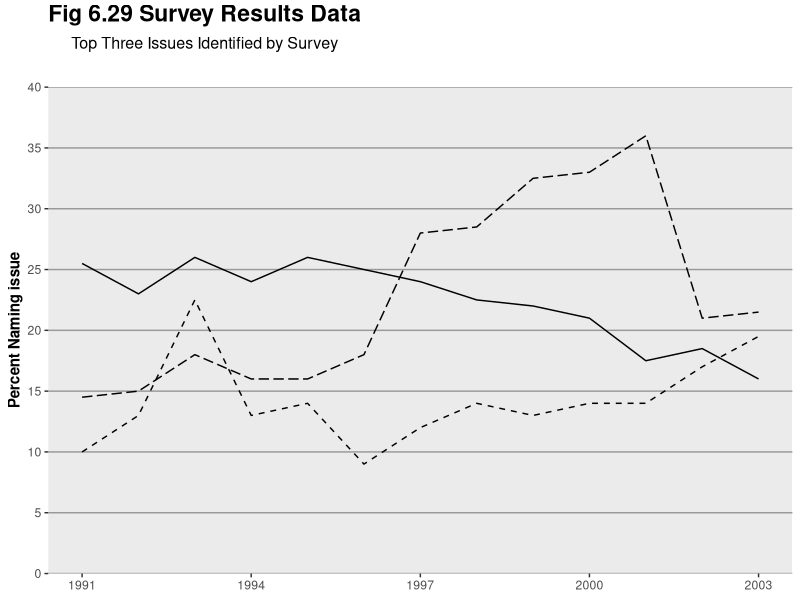
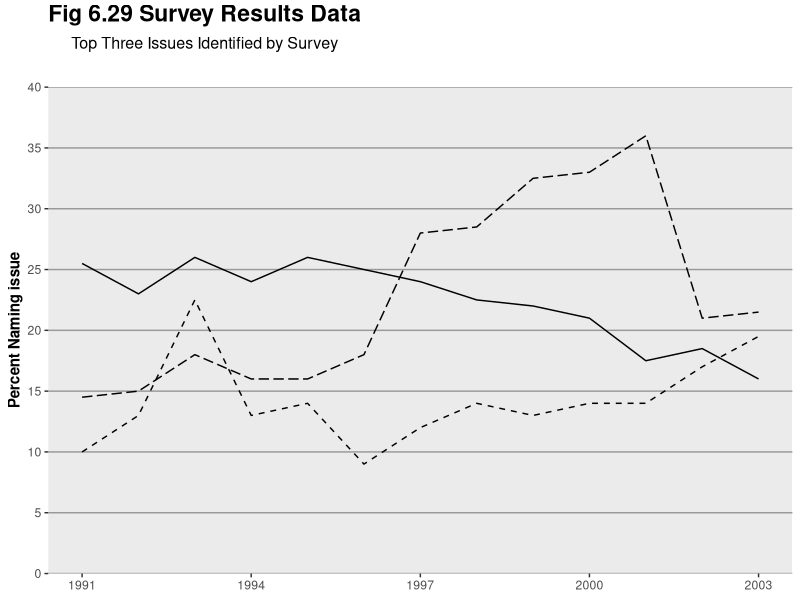

These figures' R source, in order:
library(ggplot2)
library(reshape2)

this_base <- "fig06-29_survey-results-data"

my_data <- 
  data.frame(year = c(1991, 1992, 1993, 1994, 1995, 1996, 1997, 1998,
                      1999, 2000, 2001, 2002, 2003),
             survey1 = c(25.5, 23, 26, 24, 26, 25, 24, 22.5, 22, 21, 
                         17.5, 18.5, 16),
             survey2 = c(14.5, 15, 18, 16, 16, 18, 28, 28.5, 32.5, 33, 
                         36, 21, 21.5), 
             survey3 = c(10, 13, 22.5, 13, 14, 9, 12, 14, 13, 14, 
                         14, 17, 19.5))

my_data_long <- melt(my_data, "year")

p <- ggplot(my_data_long, aes(x = year, y = value)) +
  geom_line(aes(linetype = variable), show_guide = FALSE) +
  scale_linetype_manual(values = c("solid", "longdash", "dashed")) +
  scale_x_continuous(breaks = seq(1991, 2003, 3)) +
  scale_y_continuous(breaks = seq(0, 40, 5), limits = c(0, 40), 
                     expand = c(0, 0)) +
  labs(x = NULL, y = "Percent Naming issue") + 
  ggtitle(expression(atop(bold("Fig 6.29 Survey Results Data"), 
                          atop("Top Three Issues Identified by Survey")))) +
  theme(panel.grid.major.y = element_line(colour = "grey60"), 
        panel.grid.major.x = element_blank(),
        panel.grid.minor = element_blank(),
        plot.title = element_text(size = rel(1.5), face = "bold", vjust = 1.5),
        axis.title.y = element_text(face = "bold"))

p

ggsave(paste0(this_base, ".png"), p, width = 6, height = 5)


## note: my_data is estimated
